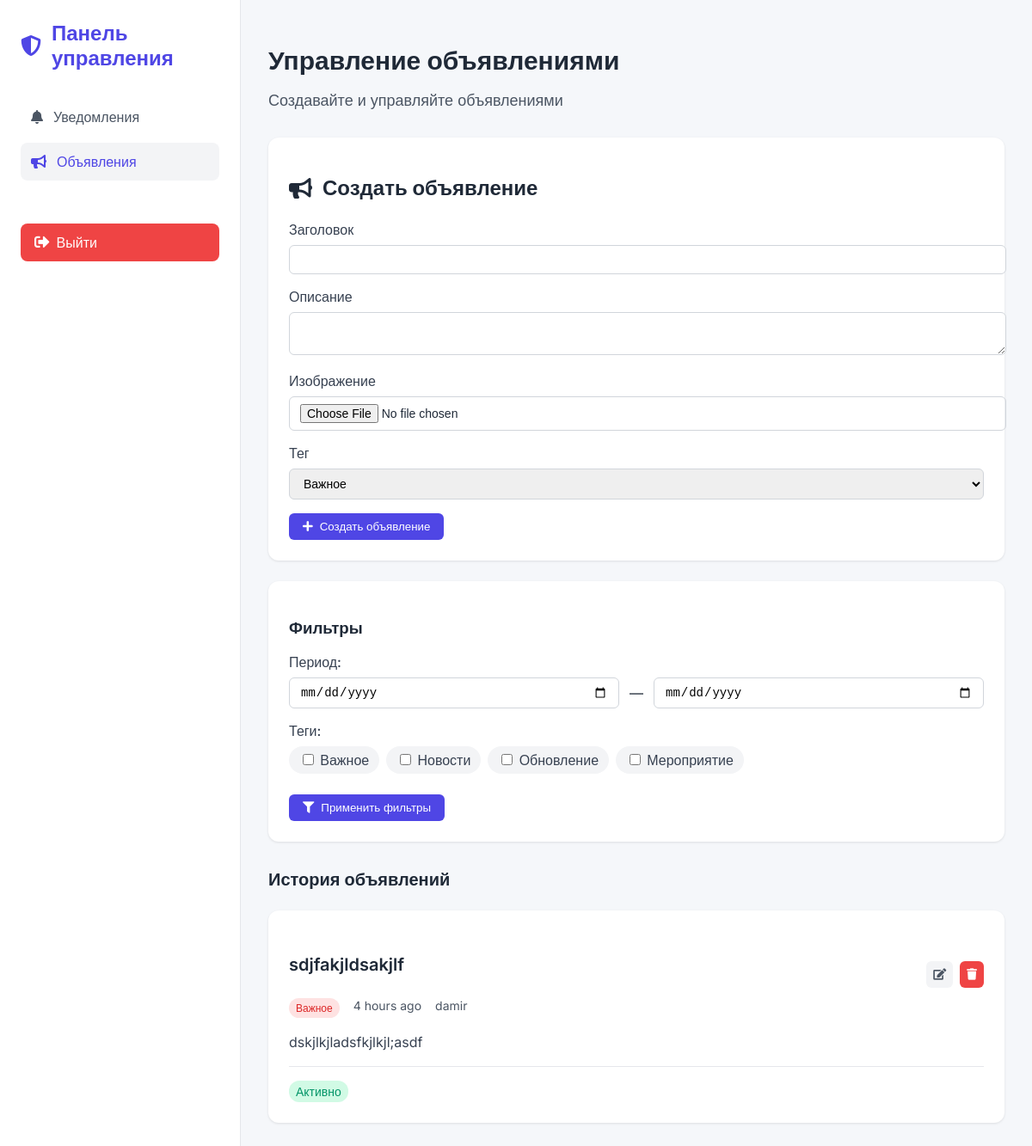
The page /announcements/management/ (signed in) on the database its author committed.
### arrsite/models.py (models this page shows, shortened)
class Announcement(models.Model):
    TAGS = [
        ('important', 'Важное'),
        ('news', 'Новости'),
        ('update', 'Обновление'),
        ('event', 'Мероприятие'),
    ]
    title = models.CharField(max_length=200, verbose_name='Заголовок')
    description = models.TextField(verbose_name='Описание')
    image = models.ImageField(upload_to='announcements/', null=True, blank=True, verbose_name='Изображение')
    created_at = models.DateTimeField(auto_now_add=True, verbose_name='Дата создания')
    created_by = models.ForeignKey('auth.User', on_delete=models.SET_NULL, null=True)
    is_active = models.BooleanField(default=True, verbose_name='Активно')
    tags = models.CharField(max_length=20, choices=TAGS, default='news')
    class Meta:
        ordering = ['-created_at']
        verbose_name = 'Объявление'
        verbose_name_plural = 'Объявления'

### arrsite/views.py (the view)
# urls.py: path('announcements/management/', views.announcements_management, name='announcements_management'),
@user_passes_test(lambda u: u.is_staff)
def announcements_management(request):
    date_from = request.GET.get('date_from')
    date_to = request.GET.get('date_to')
    selected_tags = request.GET.getlist('tags')
    announcements = Announcement.objects.all()
    if date_from:
        try:
            date_from = datetime.strptime(date_from, '%Y-%m-%d')
            announcements = announcements.filter(created_at__gte=date_from)
        except ValueError:
            pass
    if date_to:
        try:
            date_to = datetime.strptime(date_to, '%Y-%m-%d')
            announcements = announcements.filter(created_at__lte=date_to)
        except ValueError:
            pass
    if selected_tags:
        announcements = announcements.filter(tags__in=selected_tags)
    context = {
        'announcements': announcements,
        'tags': Announcement.TAGS,
        'selected_filters': {
            'date_from': date_from,
            'date_to': date_to,
            'tags': selected_tags
        }
    }
    return render(request, 'announcements_management.html', context)

### templates/announcements_management.html (shortened to what this page needs)
{% load humanize %}
<!DOCTYPE html>
<html lang="ru">
<head>
    <link rel="stylesheet" href="https://cdnjs.cloudflare.com/ajax/libs/font-awesome/5.15.4/css/all.min.css">
</head>
<body>
    <div class="dashboard">
        <div class="sidebar">
            <div class="logo">
                <i class="fas fa-shield-alt"></i>
                Панель управления
            </div>
            <div class="nav-section">
                <a href="{% url 'notifications_management' %}" class="nav-link">
                    <i class="fas fa-bell"></i>
                    Уведомления
                </a>
                <a href="{% url 'announcements_management' %}" class="nav-link active">
                    <i class="fas fa-bullhorn"></i>
                    Объявления
                </a>
                <a href="{% url 'logout' %}" class="logout-btn" style="margin-top: 50px; text-decoration: none;">
                    <i class="fas fa-sign-out-alt"></i>
                    Выйти
                </a>
            </div>
        </div>
        <div class="main-content">
            <div class="page-header">
                <h1 class="page-title">Управление объявлениями</h1>
                <p class="page-description">Создавайте и управляйте объявлениями</p>
            </div>
            <div class="announcement-form">
                <h2 class="form-title">
                    <i class="fas fa-bullhorn"></i>
                    Создать объявление
                </h2>
                <form id="announcementForm" enctype="multipart/form-data">
                    <div class="form-group">
                        <label>Заголовок</label>
                        <input type="text" name="title" class="form-control" required>
                    </div>
                    <div class="form-group">
                        <label>Описание</label>
                        <textarea name="description" class="form-control" required></textarea>
                    </div>
                    <div class="form-group">
                        <label>Изображение</label>
                        <input type="file" name="image" class="form-control" accept="image/*">
                    </div>
                    <div class="form-group">
                        <label>Тег</label>
                        <select name="tags" class="form-control" required>
                            {% for tag_value, tag_label in tags %}
                            <option value="{{ tag_value }}">{{ tag_label }}</option>
                            {% endfor %}
                        </select>
                    </div>
                    <button type="submit" class="btn btn-primary">
                        <i class="fas fa-plus"></i> Создать объявление
                    </button>
                </form>
            </div>
            <div class="announcement-filters">
                <h3>Фильтры</h3>
                <form method="GET" class="filters-form">
                    <div class="filters-grid">
                        <div class="form-group">
                            <label>Период:</label>
                            <div class="date-range">
                                <input type="date" name="date_from" class="form-control"
                                       value="{{ selected_filters.date_from|date:'Y-m-d' }}">
                                <span>—</span>
                                <input type="date" name="date_to" class="form-control"
                                       value="{{ selected_filters.date_to|date:'Y-m-d' }}">
                            </div>
                        </div>
                        <div class="form-group">
                            <label>Теги:</label>
                            <div class="tag-filter">
                                {% for tag_value, tag_label in tags %}
                                <label class="tag-checkbox {% if tag_value in selected_filters.tags %}active{% endif %}">
                                    <input type="checkbox" name="tags" value="{{ tag_value }}"
                                           {% if tag_value in selected_filters.tags %}checked{% endif %}>
                                    {{ tag_label }}
                                </label>
                                {% endfor %}
                            </div>
                        </div>
                    </div>
                    <button type="submit" class="btn btn-primary">
                        <i class="fas fa-filter"></i> Применить фильтры
                    </button>
                </form>
            </div>
            <div class="announcements-history">
                <h3>История объявлений</h3>
                <div class="announcements-list">
                    {% for announcement in announcements %}
                    <div class="announcement-card">
                        <div class="announcement-header">
                            <div class="announcement-info">
                                <h4 class="announcement-title">{{ announcement.title }}</h4>
                                <div class="announcement-meta">
                                    <span class="tag tag-{{ announcement.tags }}">{{ announcement.get_tags_display }}</span>
                                    <span class="date">{{ announcement.created_at|naturaltime }}</span>
                                    <span class="author">{{ announcement.created_by.get_full_name|default:announcement.created_by.username }}</span>
                                </div>
                            </div>
                            <div class="announcement-actions">
                                <button class="btn-icon edit-announcement" data-id="{{ announcement.id }}">
                                    <i class="fas fa-edit"></i>
                                </button>
                                <button class="btn-icon btn-danger delete-announcement" data-id="{{ announcement.id }}">
                                    <i class="fas fa-trash"></i>
                                </button>
                            </div>
                        </div>
                        <div class="announcement-content">
                            <p class="announcement-description">{{ announcement.description }}</p>
                        </div>
                        <div class="announcement-footer">
                            <span class="status {% if announcement.is_active %}active{% endif %}">
                                {% if announcement.is_active %}Активно{% else %}Неактивно{% endif %}
                            </span>
                        </div>
                    </div>
                    {% empty %}
                    <div class="empty-state">
                        <i class="fas fa-inbox"></i>
                        <p>Объявлений пока нет</p>
                    </div>
                    {% endfor %}
                </div>
            </div>
        </div>
    </div>
</body>
</html>

### templates/announcements_management.html (style rules this page uses)
:root { --primary-color: #4f46e5; --primary-hover: #4338ca; --success-color: #10b981; --warning-color: #f59e0b; --danger-color: #ef4444; --gray-100: #f3f4f6; --gray-200: #e5e7eb; --gray-300: #d1d5db; --gray-600: #4b5563; --gray-700: #374151; --gray-800: #1f2937; }
.page-header { margin-bottom: 32px; }
.page-title { font-size: 1.875rem; font-weight: 700; color: var(--gray-800); margin-bottom: 8px; }
.page-description { color: var(--gray-600); font-size: 1.125rem; }
.nav-section { margin-bottom: 24px; }
.announcements-list { display: grid; gap: 24px; margin-top: 24px; }
.announcement-card { background: white; padding: 24px; border-radius: 12px; box-shadow: 0 4px 6px rgba(0, 0, 0, 0.05); }
.announcement-header { display: flex; justify-content: space-between; align-items: center; margin-bottom: 16px; }
.announcement-title { font-size: 1.25rem; font-weight: 600; color: var(--gray-800); }
.announcement-actions { display: flex; gap: 8px; }
.btn-icon { padding: 8px; border-radius: 6px; border: none; cursor: pointer; color: var(--gray-600); background: var(--gray-100); }
.btn-danger { background: var(--danger-color); color: white; }
body { font-family: 'Inter', sans-serif; background: #f5f7fa; margin: 0; padding: 0; color: var(--gray-800); }
.dashboard { display: grid; grid-template-columns: 280px 1fr; min-height: 100vh; }
.sidebar { background: white; padding: 24px; border-right: 1px solid var(--gray-200); }
.logo { font-size: 1.5rem; font-weight: 700; color: var(--primary-color); margin-bottom: 32px; display: flex; align-items: center; gap: 12px; }
.nav-link { display: flex; align-items: center; gap: 12px; padding: 12px; color: var(--gray-600); text-decoration: none; border-radius: 8px; margin-bottom: 8px; transition: all 0.2s; }
.nav-link:hover, .nav-link.active { background: var(--gray-100); color: var(--primary-color); }
.main-content { padding: 32px; overflow-y: auto; }
.form-control { width: 100%; padding: 8px 12px; border: 1px solid var(--gray-300); border-radius: 6px; font-size: 14px; }
.form-group { margin-bottom: 16px; }
.form-group label { display: block; margin-bottom: 8px; font-weight: 500; color: var(--gray-700); }
.btn { padding: 8px 16px; border-radius: 6px; border: none; font-weight: 500; cursor: pointer; display: inline-flex; align-items: center; gap: 8px; }
.btn-primary { background: var(--primary-color); color: white; }
.announcement-form, .announcement-filters { background: white; padding: 24px; border-radius: 12px; box-shadow: 0 1px 3px rgba(0,0,0,0.1); margin-bottom: 24px; }
.form-title { display: flex; align-items: center; gap: 12px; margin-bottom: 24px; color: var(--gray-800); }
.date-range { display: flex; align-items: center; gap: 12px; }
.tag-filter { display: flex; flex-wrap: wrap; gap: 8px; }
.tag-checkbox { padding: 6px 12px; border-radius: 16px; background: var(--gray-100); cursor: pointer; user-select: none; transition: all 0.2s; }
.announcements-list { display: grid; gap: 16px; }
.announcement-card { background: white; padding: 24px; border-radius: 12px; box-shadow: 0 1px 3px rgba(0,0,0,0.1); }
.logout-btn { display: flex; align-items: center; gap: 8px; padding: 12px 16px; background-color: #ef4444; color: white; border-radius: 8px; text-decoration: none; font-weight: 500; transition: all 0.2s; }
.logout-btn i { font-size: 1.1rem; }
.announcements-history { margin-top: 32px; }
.announcements-history h3 { font-size: 1.25rem; font-weight: 600; color: var(--gray-800); margin-bottom: 16px; }
.announcement-meta { display: flex; gap: 16px; color: var(--gray-600); font-size: 0.875rem; margin-top: 4px; }
.announcement-content { margin-top: 16px; }
.announcement-description { color: var(--gray-700); line-height: 1.5; }
.announcement-footer { margin-top: 16px; padding-top: 16px; border-top: 1px solid var(--gray-200); }
.tag { padding: 4px 8px; border-radius: 12px; font-size: 0.75rem; font-weight: 500; }
.tag-important { background: #fee2e2; color: #dc2626; }
.status { display: inline-flex; align-items: center; padding: 4px 8px; border-radius: 12px; font-size: 0.875rem; font-weight: 500; }
.status.active { background: #d1fae5; color: #059669; }

### rows shown on the page
Announcement: title "sdjfakjldsakjlf", tags "Важное", created_at "4 hours ago", created_by.get_full_name "damir", description "dskjlkjladsfkjlkjl;asdf", is_active "Активно"

### other values the page prints
{{ tag_label }} "Важное" "Новости" "Обновление" "Мероприятие"
form field tags "Важное"
